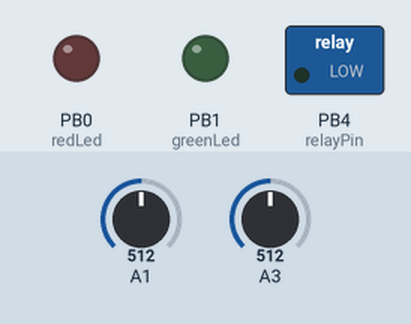
This sketch was run on a simulated ATtiny85, built with avr-gcc and run on an emulated ATtiny85. On the bench: switched loads named in the sketch (green lamp = pin HIGH), output pins drawn as LEDs (lit = HIGH). Dashed ring = blinking. The inputs (shaded band) are chosen by the test bench; at power-on: A1 = 512, A3 = 512.

Above: at 0.4 s.
At 2.42 s:
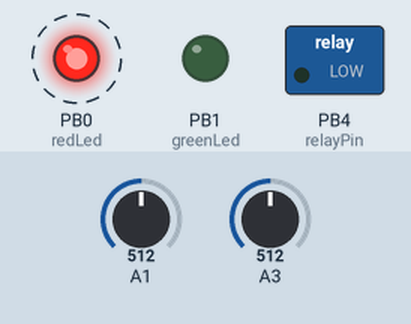
Timing chart, 0 to 3.0 s (numbered marks = the images above):
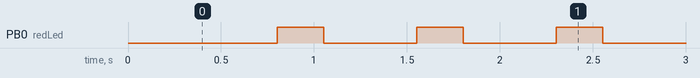

The sketch:

moistureSensorATTINY.ino
```cpp
/*mostureSensorATTINY.ino --- detects moisture from the soil and turns the pump on and off accordingly
 */

/*     Filename: mostureSensorATTINY.ino
**     Description: detects moisture from the soil and turns the pump on and off accordingly
**     Author: harry <harry@Ubuntu-STA>
**     Maintainer: harry <harry@Ubuntu-STA>
**     this program is under GPL ->> https://www.gnu.org/copyleft/gpl.html
**     CopyLeft (ↄ) 2013, Harry, You are free to copy, use, modify and redistribute this file.
**     Created: 02-09-2013 11:40:37
**     Version: 0.1
**     Last-Updated: 21-09-2013
**               By: harry
**    // TODO
**
**
**
**
*/
// AMTEL ATTINY45 / ARDUINO PIN-MAP
//
//Digital Output
// PB0-PB4
//Analog input
// Ain0-Ain3
//                  +-\/-+
// Ain0 (D 5) PB5  1|    |8  Vcc +5V
// Ain3 (D 3) PB3  2|    |7  PB2 (D 2)  Ain1
// Ain2 (D 4) PB4  3|    |6  PB1 (D 1) pwm1
//            GND  4|    |5  PB0 (D 0) pwm0
//                  +----+

// AMTEL ATTINY85 /USED PIN-MAP
//                  +-\/-+
//                 -|    |-  Vcc +5V
// PotMeterIn PB3  -|    |-  PB1 Moisture sensor Input
// Relay Out  PB4  -|    |-  PB1 Green LED
//            GND  -|    |-  PB0 Red LED
//                  +----+

// Code:

//define macros
#define redLed PB0     //pin 5
#define greenLed PB1   //pin 6 for digital output
#define sensorPin PB1  //pin 7 analog input has the different pin numbers
#define relayPin  PB4  //pin 3
#define potMPin PB3    //pin 2

#define sensorRead (sensorVal(sensorPin))
#define pumpOn (digitalWrite(relayPin, HIGH))
#define pumpOff (digitalWrite(relayPin, LOW))
#define pMinutes (poten2minutes(potMPin))


// global variables


// end global variables

//function defs

int sensorVal(byte pin);
void waitBlink(byte pin, int numBlinks, int mins);
int poten2minutes(byte Pin);
//end funtcion defs

/* following code runs only once at startup */
void setup()
{
	// put your setup code here, to run once:
	analogRead(sensorPin);
	analogRead(potMPin);
	pinMode(redLed, OUTPUT);
	pinMode(greenLed, OUTPUT);
	pinMode(relayPin, OUTPUT);
}

/* following code runs again and again during the power on */
void loop()
{
	// put your main code here, to run repeatedly:

	if (sensorRead < 250) // not connected or faulty value
		{
			pumpOff;
			digitalWrite(redLed, HIGH);
                        delay(500);
                        digitalWrite(redLed, LOW);
                        digitalWrite(greenLed, HIGH);
                        delay(500);
                        digitalWrite(greenLed, LOW);
		}


	else if((sensorRead >= 250) && (sensorRead < 600))

		{
			waitBlink(redLed, ((pMinutes) * 2), 0); //blink minutes times
			pumpOn;
			waitBlink(redLed, 0, ((pMinutes) * 2)); // its dry run it for double the time
		}
	else if((sensorRead >= 600) && (sensorRead <= 800))
		{
			waitBlink(redLed, pMinutes, 0);
			pumpOn;
			waitBlink(redLed, 0, pMinutes);
		}

	else if((sensorRead > 800) && (sensorRead < 850))
		{
			pumpOff;
			waitBlink(greenLed, 0, 20); // wait for 20 minutes
		}
	else
		{
			pumpOff;
			waitBlink(greenLed, 0, 120); // wait for 2 hours before readig the sensor value again
		}

}


void waitBlink(byte pin, int numBlinks, int mins)
{
	int i;

	for (i = 0; i < (mins > 0)?mins:numBlinks; ++i)
		{
			digitalWrite(pin, HIGH);   // turn on led
			delay((mins>0)?500:250);   // led on for half a second or quarter second
			digitalWrite(pin, LOW);    // led off
			delay((mins>0)?59500:500); // delay for one minute or quarter second
		}


	/* if(mins > 0) */
	/* 	{ */
	/* 	for (i = 0; i < mins; ++i) */
	/* 		{ */
	/* 		digitalWrite(pin, HIGH); */
	/* 		delay(500); // led on for half a second */
	/* 		digitalWrite(pin, LOW); */
	/* 		delay(59500); //delay for one minute */

	/* 		} */
	/* 	} else{ */
	/* 	for(i = 0; i < numBlinks; ++i ) */
	/* 		{ */
	/* 			digitalWrite(pin, HIGH); // turns on the pin on to 5v  */
	/* 			delay(250);             // keeps the led on for one quater second  */
	/* 			digitalWrite(pin, LOW);  // turn off the led */
	/* 			delay(250); */

	/* 		} */
	/* 	} */

}

// reads the moisture sensor
int sensorVal(byte pin) // takes the pin number as an argument
{
	int val0 = analogRead(pin);
	delay(100);
	int val1 = analogRead(pin); // reads the value three times
	delay(100);
	int val2 = analogRead(pin);

	int sensorValue = (val1 + val0 + val2) /3;

	return sensorValue; // returns the average value (0 to 1023)
}


// reads the potentiometer and returns int from 1 to 30
int poten2minutes(byte pin)
{

	int Mins = sensorVal(pin) / 34;

	if (Mins < 1)
		{
			Mins = 1;
		} else if(Mins > 30)
		{
			Mins = 30;
		}
	return Mins;
}

// mostureSensorATTINY.ino ends here
```

Measured:
- by itself, PB0 (redLed): alternates HIGH for 0.25 s and LOW for 0.50 s
